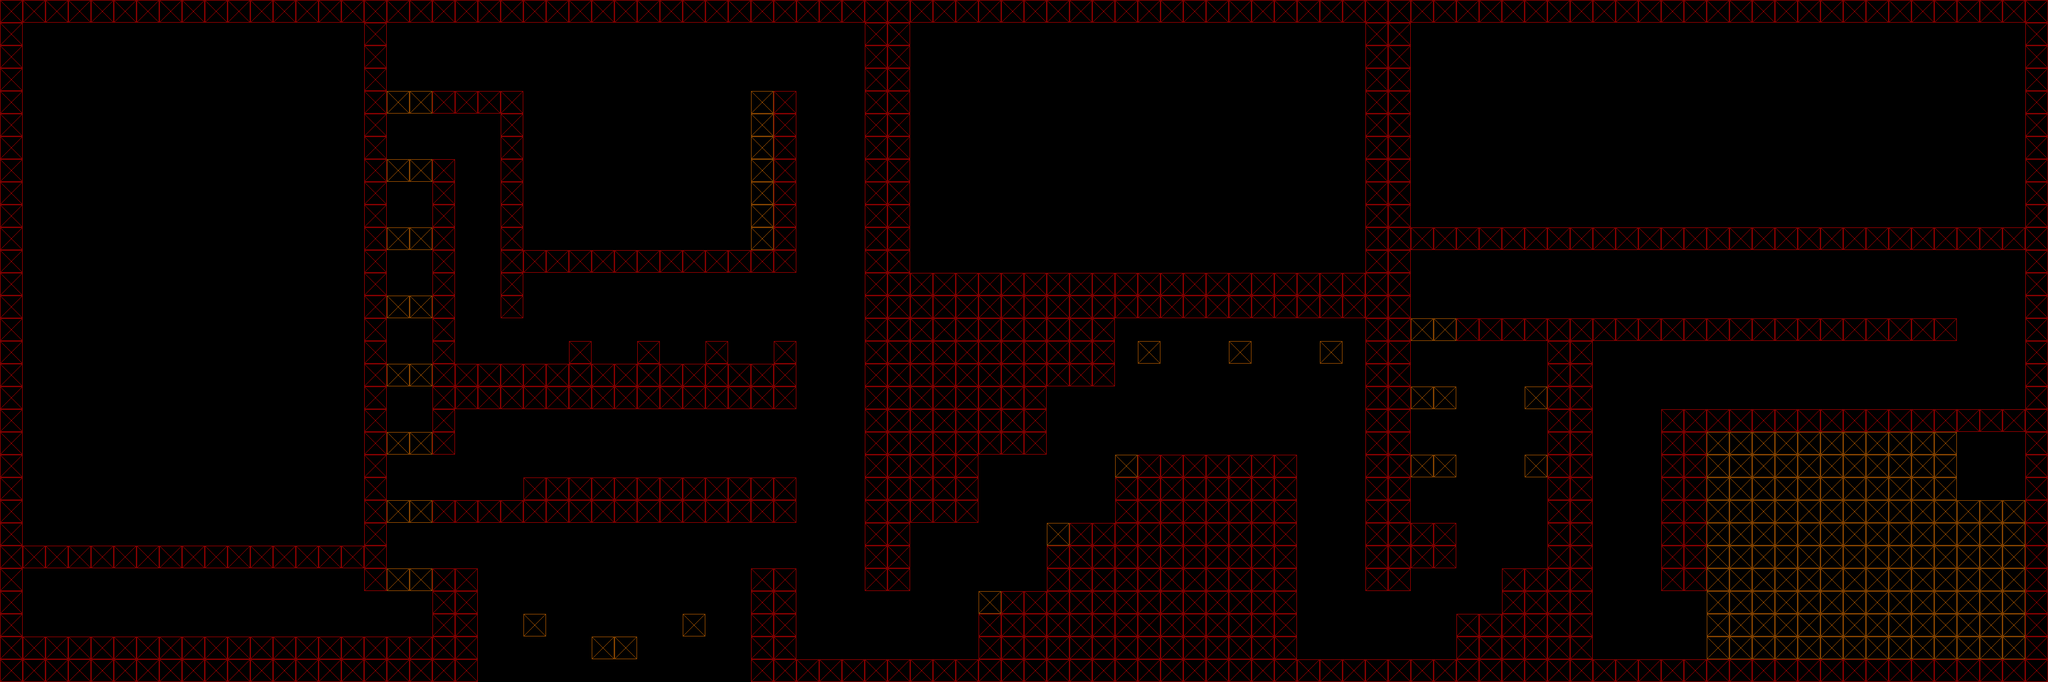

Below is a game level as drawn by its tile map, then a one-line description and the .tmx that defines it (tile-layer data replaced by summaries):
An orthogonal 90x30 tile map with 32x32 px tiles, 2 tile layers (Tiles, Collisions), 2 tilesets and 45 objects (Goal).

<map version="1.10" tiledversion="1.11.2" orientation="orthogonal" renderorder="right-down" width="90" height="30" tilewidth="32" tileheight="32" infinite="0" nextlayerid="4" nextobjectid="63">
 <editorsettings>
  <export target="../../src/PolyGone/Maps/TestLevel3.json" format="json" />
 </editorsettings>
 <tileset firstgid="1" source="../TiledSets/BasicTiles.tsx" />
 <tileset firstgid="17" source="../TiledSets/CollisionTiles.tsx" />
 <layer id="1" name="Tiles" width="90" height="30">
  <data>[2700 cells, 990 non-empty, 2 distinct tile ids]</data>
 </layer>
 <objectgroup id="3" name="Objects">
  <object id="1" gid="2" x="64" y="896" width="32" height="32" />
  <object id="11" gid="3" x="800" y="480" width="32" height="32" />
  <object id="12" gid="3" x="896" y="480" width="32" height="32" />
  <object id="13" gid="3" x="992" y="480" width="32" height="32" />
  <object id="14" gid="3" x="1088" y="480" width="32" height="32" />
  <object id="15" gid="3" x="736" y="672" width="32" height="32" />
  <object id="16" gid="3" x="768" y="672" width="32" height="32" />
  <object id="17" gid="3" x="800" y="672" width="32" height="32" />
  <object id="18" gid="3" x="832" y="672" width="32" height="32" />
  <object id="19" gid="3" x="896" y="672" width="32" height="32" />
  <object id="20" gid="3" x="928" y="672" width="32" height="32" />
  <object id="21" gid="3" x="864" y="672" width="32" height="32" />
  <object id="22" gid="3" x="960" y="672" width="32" height="32" />
  <object id="23" gid="3" x="1024" y="672" width="32" height="32" />
  <object id="24" gid="3" x="992" y="672" width="32" height="32" />
  <object id="25" gid="3" x="1056" y="672" width="32" height="32" />
  <object id="27" gid="3" x="864" y="896" width="32" height="32" />
  <object id="29" gid="3" x="1056" y="800" width="32" height="32" />
  <object id="33" gid="7" x="736" y="864" width="32" height="32" />
  <object id="35" gid="7" x="1056" y="352" width="32" height="32" />
  <object id="36" gid="7" x="1056" y="288" width="32" height="32" />
  <object id="37" gid="7" x="1056" y="224" width="32" height="32" />
  <object id="38" gid="7" x="1056" y="160" width="32" height="32" />
  <object id="39" gid="7" x="960" y="864" width="32" height="32" />
  <object id="41" gid="7" x="1600" y="480" width="32" height="32" />
  <object id="42" gid="7" x="1728" y="480" width="32" height="32" />
  <object id="43" gid="7" x="1856" y="480" width="32" height="32" />
  <object id="45" gid="7" x="2144" y="640" width="32" height="32" />
  <object id="46" gid="7" x="2144" y="544" width="32" height="32" />
  <object id="47" gid="3" x="1920" y="928" width="32" height="32" />
  <object id="48" gid="3" x="2048" y="864" width="32" height="32" />
  <object id="49" gid="3" x="2112" y="800" width="32" height="32" />
  <object id="50" gid="3" x="2016" y="640" width="32" height="32" />
  <object id="51" gid="3" x="2016" y="544" width="32" height="32" />
  <object id="52" name="Goal" type="Goal" x="2784" y="672" width="32" height="32" />
  <object id="53" gid="7" x="2432" y="672" width="32" height="32" />
  <object id="54" gid="7" x="2784" y="896" width="32" height="32" />
  <object id="55" gid="7" x="2688" y="672" width="32" height="32" />
  <object id="56" gid="7" x="2784" y="768" width="32" height="32" />
  <object id="57" gid="7" x="2560" y="672" width="32" height="32" />
  <object id="58" gid="3" x="2432" y="576" width="32" height="32" />
  <object id="59" gid="3" x="2720" y="576" width="32" height="32" />
  <object id="60" gid="3" x="2208" y="448" width="32" height="32" />
  <object id="61" gid="3" x="2464" y="448" width="32" height="32" />
  <object id="62" gid="3" x="2656" y="448" width="32" height="32" />
 </objectgroup>
 <layer id="2" name="Collisions" width="90" height="30" opacity="0.5">
  <data>[2700 cells, 990 non-empty, 2 distinct tile ids]</data>
 </layer>
</map>
